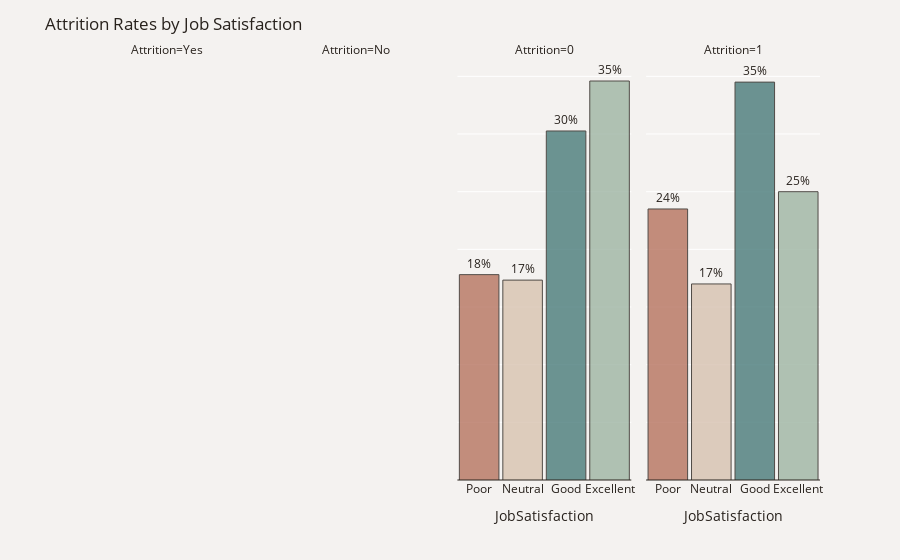

Write notebook code for a chart like this one.
### Markdown cell above
Among women with the highest rated work life balance, 1 out of 4 left the company, the highest proportion among the ratings for women. For men, the highest proportion occurred in those with the lowest work life balance.

### Code cell
plot_df = data.groupby(['Attrition'])['JobSatisfaction'].value_counts(normalize=True)
plot_df = plot_df.mul(100).rename('Percent').reset_index().sort_values('JobSatisfaction')
plot_df.JobSatisfaction=pd.Categorical(plot_df.JobSatisfaction).rename_categories(
    {1:'Poor', 2:'Neutral', 3:'Good', 4:'Excellent'})
fig = px.bar(plot_df, x='JobSatisfaction', y='Percent', text='Percent', opacity=0.8,
             facet_col="Attrition", category_orders={"Attrition": ["Yes", "No"]})
fig.update_traces(texttemplate='%{text:.2s}%', textposition='outside', 
                  marker_color=['#B6735F', '#D7C2B0', '#497B7A', '#9EB5A3'],
                  marker_line=dict(width=1, color='#28221D'))
fig.update_yaxes(title="",zeroline=True, zerolinewidth=1, zerolinecolor='#28221D', ticksuffix='%')
fig.update_layout(title_text='Attrition Rates by Job Satisfaction', bargap=.09,font_color='#28221D',
                  xaxis_title='Job Satisfaction',paper_bgcolor='#F4F2F0', plot_bgcolor='#F4F2F0')
fig.show()

### Figure 1 — Plotly figure (JSON) as saved in the notebook; plotly's stock layout.template omitted (floating-point values rounded to 4 significant figures)
{"data": [{"alignmentgroup": "True", "hovertemplate": "Attrition=0<br>JobSatisfaction=%{x}<br>Percent=%{text}<extra></extra>", "legendgroup": "", "marker": {"color": ["#B6735F", "#D7C2B0", "#497B7A", "#9EB5A3"], "line": {"color": "#28221D", "width": 1}, "opacity": 0.8, "pattern": {"shape": ""}}, "name": "", "offsetgroup": "", "orientation": "v", "showlegend": false, "text": [17.81, 17.33, 30.26, 34.6], "textposition": "outside", "texttemplate": "%{text:.2s}%", "type": "bar", "x": ["Poor", "Neutral", "Good", "Excellent"], "xaxis": "x3", "y": [17.81, 17.33, 30.26, 34.6], "yaxis": "y3"}, {"alignmentgroup": "True", "hovertemplate": "Attrition=1<br>JobSatisfaction=%{x}<br>Percent=%{text}<extra></extra>", "legendgroup": "", "marker": {"color": ["#B6735F", "#D7C2B0", "#497B7A", "#9EB5A3"], "line": {"color": "#28221D", "width": 1}, "opacity": 0.8, "pattern": {"shape": ""}}, "name": "", "offsetgroup": "", "orientation": "v", "showlegend": false, "text": [23.5, 17, 34.5, 25], "textposition": "outside", "texttemplate": "%{text:.2s}%", "type": "bar", "x": ["Poor", "Neutral", "Good", "Excellent"], "xaxis": "x4", "y": [23.5, 17, 34.5, 25], "yaxis": "y4"}], "layout": {"annotations": [{"font": {}, "showarrow": false, "text": "Attrition=Yes", "x": 0.1175, "xanchor": "center", "xref": "paper", "y": 1, "yanchor": "bottom", "yref": "paper"}, {"font": {}, "showarrow": false, "text": "Attrition=No", "x": 0.3725, "xanchor": "center", "xref": "paper", "y": 1, "yanchor": "bottom", "yref": "paper"}, {"font": {}, "showarrow": false, "text": "Attrition=0", "x": 0.6275, "xanchor": "center", "xref": "paper", "y": 1, "yanchor": "bottom", "yref": "paper"}, {"font": {}, "showarrow": false, "text": "Attrition=1", "x": 0.8825, "xanchor": "center", "xref": "paper", "y": 1, "yanchor": "bottom", "yref": "paper"}], "autosize": true, "bargap": 0.09, "barmode": "relative", "font": {"color": "#28221D"}, "legend": {"tracegroupgap": 0}, "margin": {"t": 60}, "paper_bgcolor": "#F4F2F0", "plot_bgcolor": "#F4F2F0", "title": {"text": "Attrition Rates by Job Satisfaction"}, "xaxis": {"anchor": "y", "autorange": true, "domain": [0, 0.235], "range": [-0.5, 3.5], "title": {"text": "Job Satisfaction"}}, "xaxis2": {"anchor": "y2", "domain": [0.255, 0.49], "matches": "x", "title": {"text": "JobSatisfaction"}}, "xaxis3": {"anchor": "y3", "autorange": true, "domain": [0.51, 0.745], "matches": "x", "range": [-0.5, 3.5], "title": {"text": "JobSatisfaction"}, "type": "category"}, "xaxis4": {"anchor": "y4", "autorange": true, "domain": [0.765, 1.0], "matches": "x", "range": [-0.5, 3.5], "title": {"text": "JobSatisfaction"}, "type": "category"}, "yaxis": {"anchor": "x", "autorange": true, "domain": [0, 1], "range": [0, 36.42], "ticksuffix": "%", "title": {"text": ""}, "zeroline": true, "zerolinecolor": "#28221D", "zerolinewidth": 1}, "yaxis2": {"anchor": "x2", "domain": [0, 1], "matches": "y", "showticklabels": false, "ticksuffix": "%", "title": {"text": ""}, "zeroline": true, "zerolinecolor": "#28221D", "zerolinewidth": 1}, "yaxis3": {"anchor": "x3", "autorange": true, "domain": [0, 1], "matches": "y", "range": [0, 36.42], "showticklabels": false, "ticksuffix": "%", "title": {"text": ""}, "type": "linear", "zeroline": true, "zerolinecolor": "#28221D", "zerolinewidth": 1}, "yaxis4": {"anchor": "x4", "autorange": true, "domain": [0, 1], "matches": "y", "range": [0, 36.42], "showticklabels": false, "ticksuffix": "%", "title": {"text": ""}, "type": "linear", "zeroline": true, "zerolinecolor": "#28221D", "zerolinewidth": 1}}}
